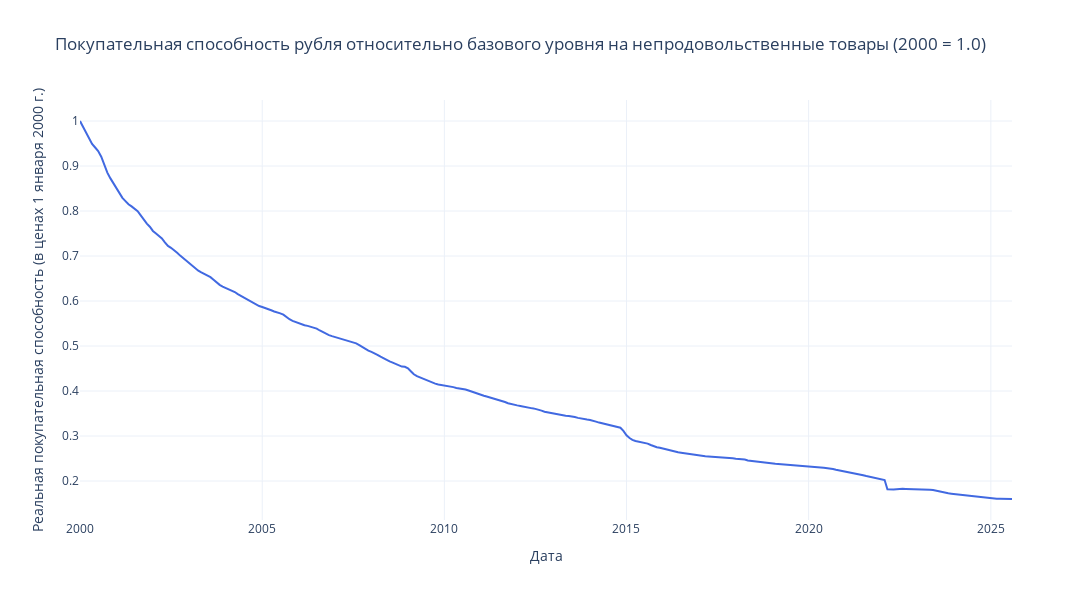

The code cell stored with this chart in its notebook:
### Code cell
plot_2d_interactive(
    x=df_melted['date'],
    y=df_melted['real_ruble'],
    xlabel="Дата",
    ylabel="Реальная покупательная способность (в ценах 1 января 2000 г.)",
    title="Покупательная способность рубля относительно базового уровня на непродовольственные товары (2000 = 1.0)"
)

### Figure 1 — Plotly figure (JSON) as saved in the notebook; plotly's stock layout.template omitted (floating-point values rounded to 4 significant figures; data arrays with more than 128 entries replaced by an {"elided": "..."} marker saying what was removed)
{"data": [{"hovertemplate": "Дата: %{x}<br>Значение: %{y:.4f} <extra></extra>", "line": {"color": "royalblue", "width": 2}, "mode": "lines", "x": {"elided": "308 str values"}, "y": {"elided": "308 float values"}, "type": "scatter"}], "layout": {"title": {"text": "Покупательная способность рубля относительно базового уровня на непродовольственные товары (2000 = 1.0)"}, "xaxis": {"title": {"text": "Дата"}}, "yaxis": {"title": {"text": "Реальная покупательная способность (в ценах 1 января 2000 г.)"}}, "hovermode": "x unified", "width": 1100, "height": 600}}
